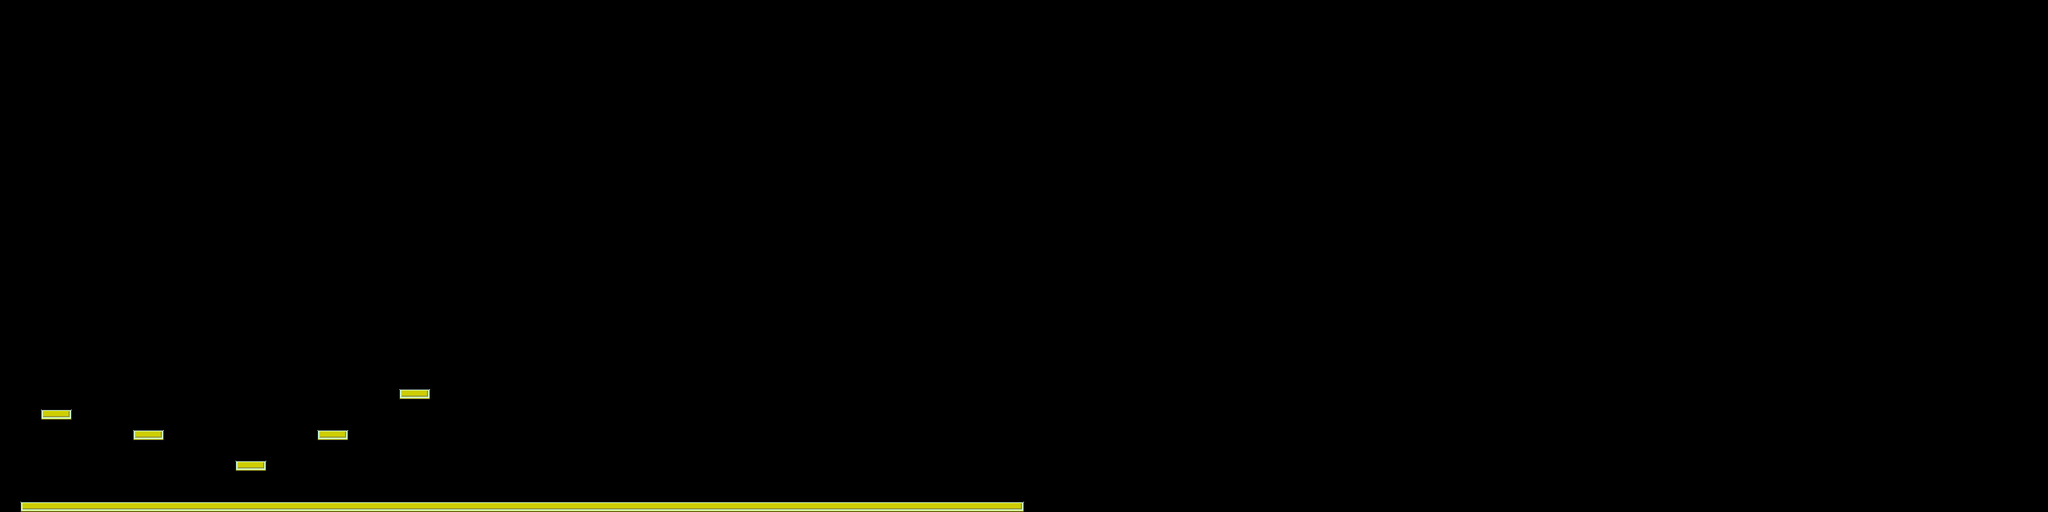

The image is a tile-based game level rendered from a .tmx file. Its description and source (layers, tilesets, objects; grid data summarised) follow:
An orthogonal 200x50 tile map with 16x16 px tiles, 1 tile layer (Tile Layer 1).

<map version="1.0" orientation="orthogonal" width="200" height="50" tilewidth="16" tileheight="16">
 <tileset firstgid="1" name="tiles" tilewidth="16" tileheight="16" spacing="1" margin="1">
  <image source="tiles.png" width="343" height="410" />
  <tile id="87">
   <properties>
    <property name="blocked" value="" />
   </properties>
  </tile>
  <tile id="88">
   <properties>
    <property name="blocked" value="" />
   </properties>
  </tile>
  <tile id="89">
   <properties>
    <property name="blocked" value="" />
   </properties>
  </tile>
  <tile id="312">
   <properties>
    <property name="blocked" value="" />
   </properties>
  </tile>
  <tile id="313">
   <properties>
    <property name="blocked" value="" />
   </properties>
  </tile>
  <tile id="314">
   <properties>
    <property name="blocked" value="" />
   </properties>
  </tile>
  <tile id="332">
   <properties>
    <property name="blocked" value="" />
   </properties>
  </tile>
  <tile id="333">
   <properties>
    <property name="blocked" value="" />
   </properties>
  </tile>
  <tile id="334">
   <properties>
    <property name="blocked" value="" />
   </properties>
  </tile>
 </tileset>
 <layer name="Tile Layer 1" width="200" height="50">
  <data>[10000 cells, 113 non-empty, 3 distinct tile ids]</data>
 </layer>
</map>
